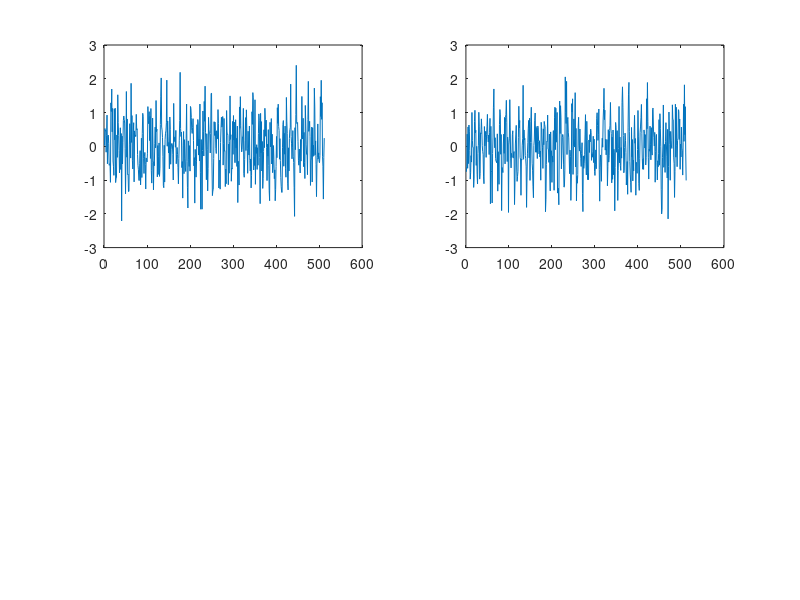
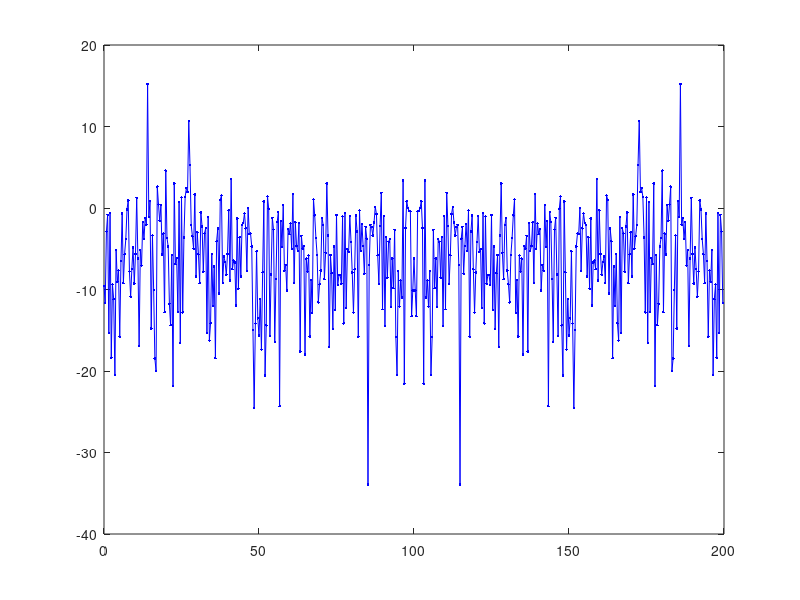

Recreate these plots in MATLAB, in order. (Note: this script raises an error after producing the figures.)
A1=0.5;
f1=14;
A2 = 0.4;
f2 = 27.5;

fs=200;
to=100;

wlen = 512;

tt=0:1/fs:to-1/fs;
s1=A1*sin(2*pi*f1*tt) + A2*sin(2*pi*f2*tt);
s1=s1(:);

Pb1 = 1;

b1 = sqrt(Pb1)*randn(1,length(s1));
b1 = b1(:);

Ps1 = mean(s1.^2)

SNR = -3;

k = sqrt((Ps1/Pb1)*10^(-SNR/10));

x1 = s1 + k*b1;

seg1 = x1(1:wlen);
seg2 = x1(wlen+1:wlen+wlen);

figure(1)
subplot(221)
plot(seg1)
subplot(222)
plot(seg2)

S1 = fft(seg1);
S2 = fft(seg2);
NFFT = wlen;
Gs1db = 10*log10(abs(S1.^2)/NFFT);
Gs2db = 10*log10(abs(S2.^2)/NFFT);
ff=0:fs/NFFT:fs-fs/NFFT;

figure(2)
plot(ff, Gs1db, 'b.-')
hold on
%plot(ff, Gs2db, 'r.-')
hold off

x1 = x1(1:4000);

figure(3)
pwelch(x1,wlen, wlen*0.75)
figure(4)
pwelch(seg1)

load e1.mat

figure(5)
plot(e1)
pwelch(e1)


